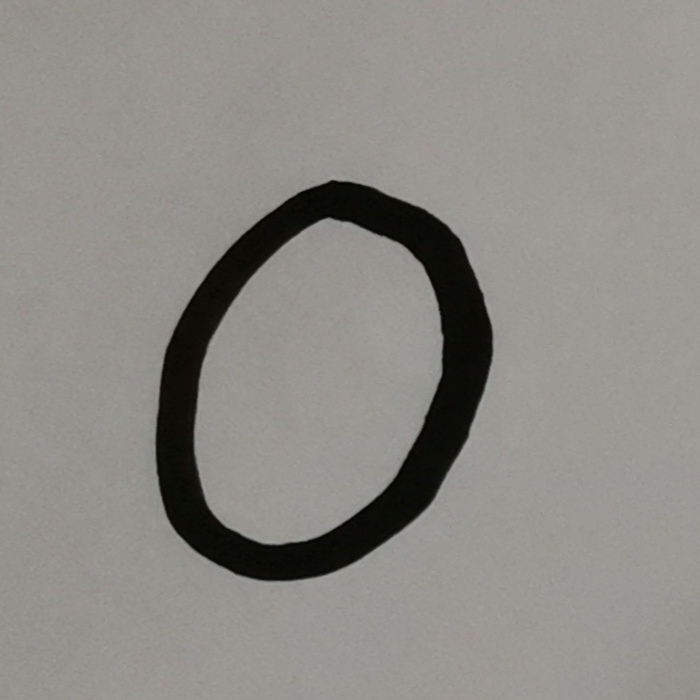
#> input picture svm-digital-recognition/code/my_img/0.jpg, 700 x 700 px
$ python -i mydata.py   (imports and definitions only)   (older library calls are emulated)
#> lines starting #> are read from the running program, lines starting #| are printed output that depends on the picture; after the words box and inside, x2 and y2 are one past the last pixel; in counts of white or black regions, pixels touching at a corner belong together
# -*- coding: utf-8 -*-
import numpy as np
import matplotlib.pyplot as plt
import cv2
from PIL import Image
from skimage import morphology

'''获取边界'''
def getbound(img):
    img_binary=img.convert('1')
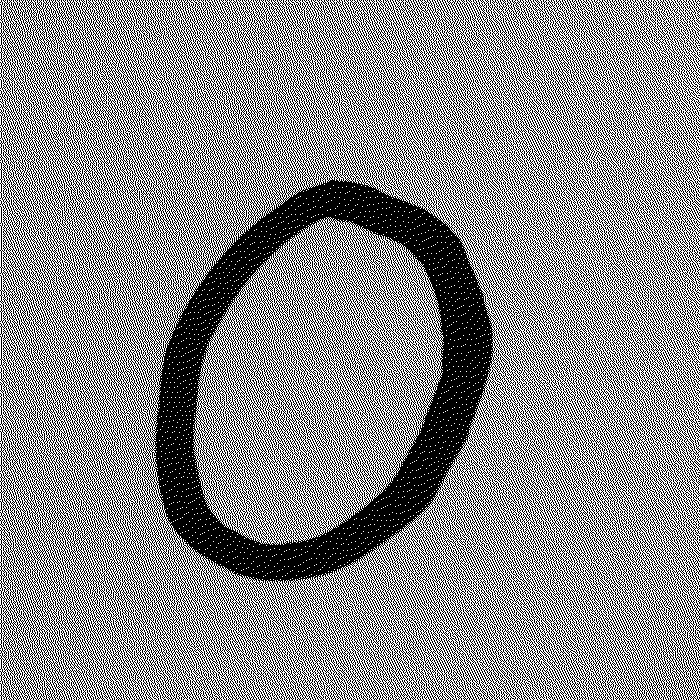
#> img_binary: PIL image 700x700 1; 54.4% white; black in thin lines or dots
    img_array = np.array(img_binary)
    shape = img_array.shape
#> shape = (700, 700)
    sumx = shape[0] - np.sum(img_array, axis=0)/255
#> sumx = 700 values, max 699.3 at index 1, min 697.8 at index 0, mean 698.5
    sumy = shape[1] - np.sum(img_array, axis=1)/255
#> sumy = 700 values, max 698.8 at index 545, min 698.3 at index 1, mean 698.5
    l, r, h, b = 0, 0, 0, 0
    for i in np.arange(shape[1]):
        if sumx[i] >= 3:
            l = i
            break
    for i in range(shape[1]-1, -1, -1):
        if sumx[i] >= 3:
            r = i
            break
    for i in np.arange(shape[0]):
        if sumy[i] >= 3:
            h = i
            break
    for i in range(shape[0]-1, -1, -1):
        if sumy[i] >= 3:
            b = i
            break
    return l, r, h, b

'''数据预处理'''
def pretreat(filename):
    img = (Image.open(filename).convert('L'))
    l, r, h, b = getbound(img)
#> l = 0; r = 699; h = 0; b = 699
    shape = np.array(img).shape
#> shape = (700, 700)
    dx, dy = (r - l)//2, (b - h)//2
#> dx = 349; dy = 349

    # 获取中心点
    centerx, centery = l+dx, h+dy
#> centerx = 349; centery = 349

    # 改为正方形
    dx = max(dx, dy)
    dy = dx

    # 得到轮廓
    l, r, h, b = max(0, centery-dy*1.2), min(shape[0], centery+dy*1.2), max(0, centerx-dx*1.2), min(shape[1], centerx+dx*1.2)
#> r = 700; b = 700

    # 切片
    img_array = np.array(img)
    the_img = img_array[l:r, h:b]

    # 先膨胀后腐蚀，消除手写字内部可能出现的小泡
    the_img=morphology.closing(the_img, selem=None, out=None)

    # 转灰度
    the_img=Image.fromarray(cv2.cvtColor(the_img, cv2.COLOR_BGR2RGB))
#> the_img: PIL image 700x700 RGB
    img_gray=cv2.cvtColor(np.array(the_img),cv2.COLOR_RGB2GRAY)

    # 高斯滤波
    img_gauss = cv2.GaussianBlur(img_gray,(5,5),0)

    # 二值化，反色
    ret,img_binary=cv2.threshold(img_gauss, 0, 1, cv2.THRESH_BINARY_INV+cv2.THRESH_OTSU)
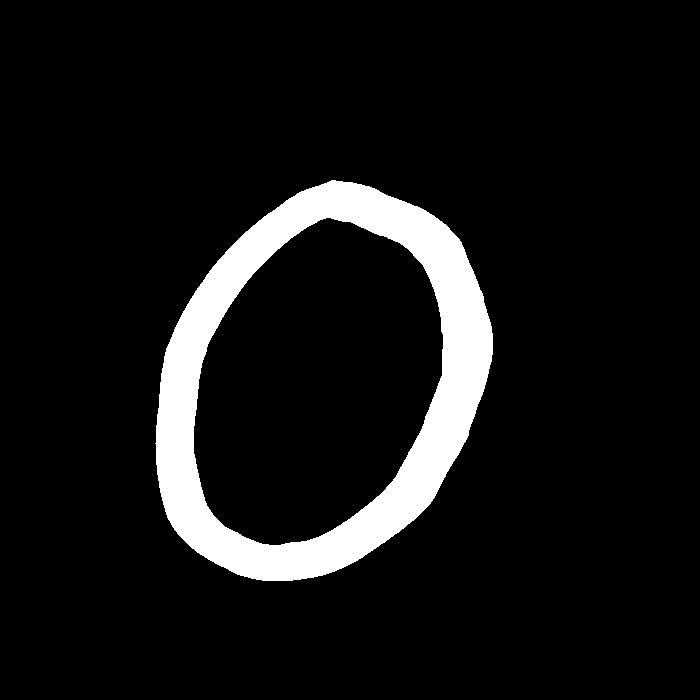
#> img_binary: shape (700, 700); values 0 (black) and 1 (white), 8.4% white; 1 white region, box (x1, y1, x2, y2) and area: (155, 180, 493, 581) 41274
#> ret = 83

    # 骨架提取
    img_binary=morphology.skeletonize(img_binary)
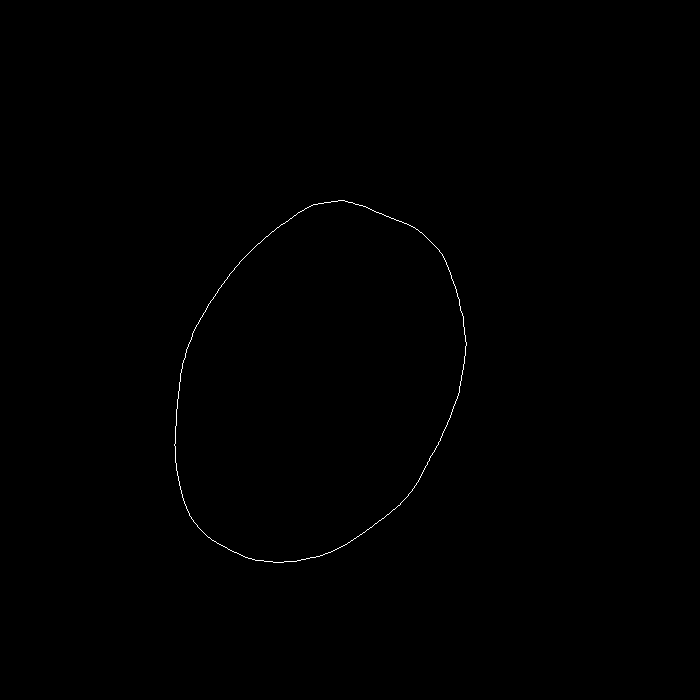
#> img_binary: shape (700, 700) bool; 0.19% white in thin lines or dots, all inside (x1, y1, x2, y2) = (174, 200, 467, 563)

    # 膨胀
    img_binary=morphology.binary_dilation(img_binary, morphology.disk(29))
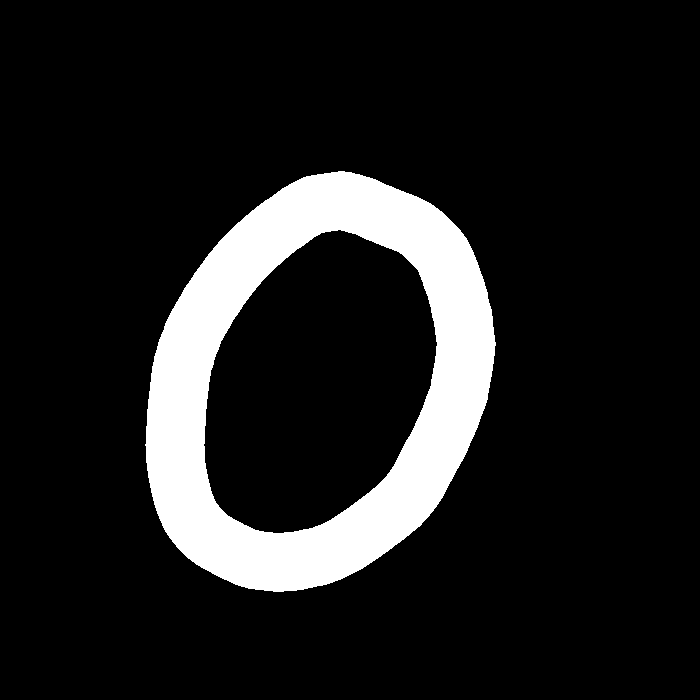
#> img_binary: shape (700, 700) bool; 12.2% white; 1 white region, box (x1, y1, x2, y2) and area: (145, 171, 496, 592) 59906

    # 调整大小为(28, 28)
    img_binary=Image.fromarray(img_binary)
    img_binary=img_binary.resize((28,28),Image.ANTIALIAS)
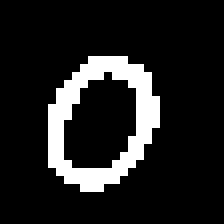
#> img_binary: PIL image 28x28 1 (shown 8 times larger); 12.6% white in thin lines or dots, all inside (x1, y1, x2, y2) = (6, 7, 20, 24)

    # 为1的点转为255
    img_array=np.array(img_binary).astype(np.uint8)
    img_array[img_array==1]=255

    # 数据格式规范
    img_array.reshape((-1,28,28,1))
    img_array=img_array[:,:,np.newaxis]

    return img_array

'''获取数据'''
def getmydata():
    # 获取数据
    my_x_test, my_y_test=[], []
    for i in range(10):
        my_x_test.append(pretreat('./my_img/'+str(i)+'.jpg'))
        my_y_test.append(i)
        plt.subplot(4, 3, 1 + i)
        plt.imshow(my_x_test[i], cmap=plt.get_cmap('gray'))
    plt.savefig('.\\ans_img\\after_pretreat.png', bbox_inches='tight', dpi=300)

    # 数据调整
    my_x_test=np.array(my_x_test)
    my_y_test=np.array(my_y_test)
    my_x_test = my_x_test.reshape(10, 784).astype('float32')
    my_x_test/=255

    return my_x_test, my_y_test

>>> result = pretreat('my_img/0.jpg')

$ run again, on svm-digital-recognition/code/my_img/1.jpg
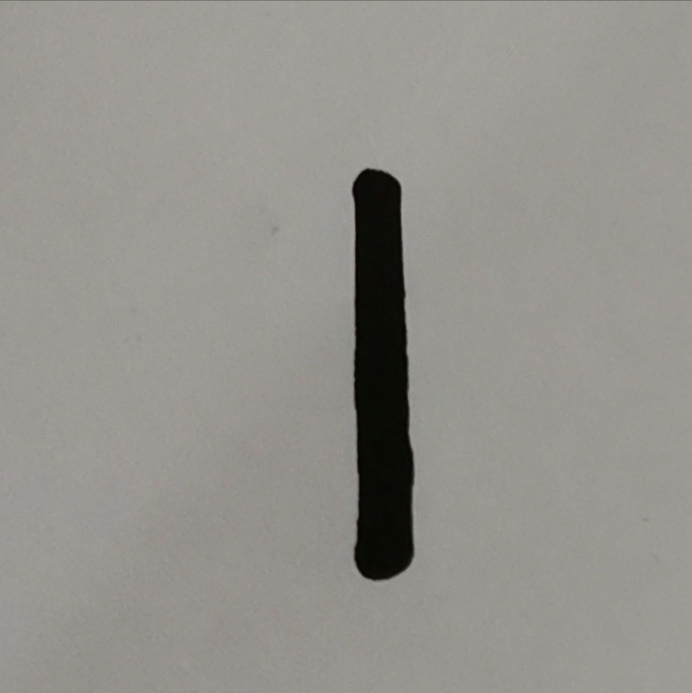
#> input picture svm-digital-recognition/code/my_img/1.jpg, 692 x 693 px
#> in getbound, `img_binary=img.convert('1')`:
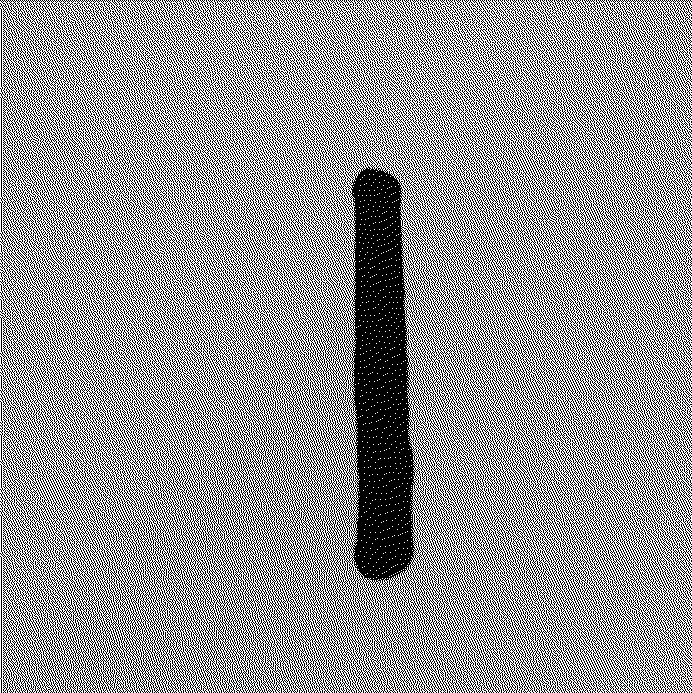
#> img_binary: PIL image 692x693 1; 57.3% white; black in thin lines or dots
#> sumx = 692 values, max 692.6 at index 1, min 690.5 at index 0, mean 691.4
#> sumy = 693 values, max 690.6 at index 0, min 690.1 at index 2, mean 690.4
#> in pretreat, `l, r, h, b = getbound(img)`: l = 0; r = 691; h = 0; b = 692
#> in pretreat, `dx, dy = (r - l)//2, (b - h)//2`: dx = 345; dy = 346
#> centerx = 345; centery = 346
#> in pretreat, `l, r, h, b = max(0, centery-dy*1.2), min(shape[0], centery+dy*1.2), ma..`: r = 693
#> ret = 83
#> in pretreat, `img_binary=img_binary.resize((28,28),Image.ANTIALIAS)`:
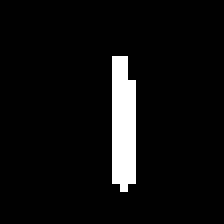
#> img_binary: PIL image 28x28 1 (shown 8 times larger); 5.9% white; 1 white region, box (x1, y1, x2, y2) and area: (14, 7, 17, 24) 46

$ run again, on svm-digital-recognition/code/my_img/2.jpg
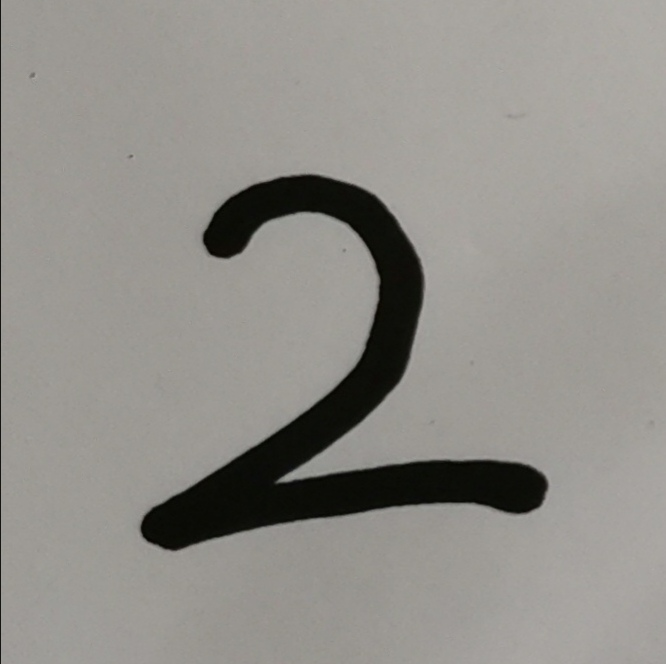
#> input picture svm-digital-recognition/code/my_img/2.jpg, 666 x 664 px
#> in getbound, `img_binary=img.convert('1')`:
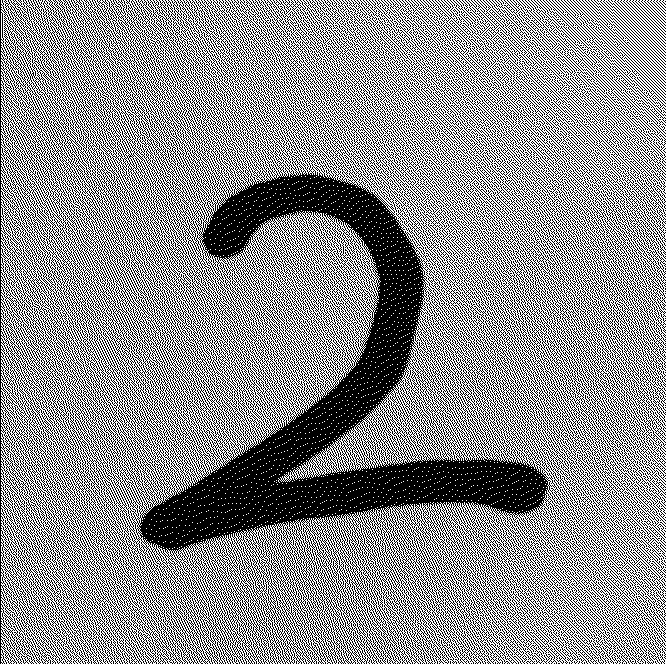
#> img_binary: PIL image 666x664 1; 56.2% white; black in thin lines or dots
#> sumx = 666 values, max 664 at index 0, min 662.1 at index 1, mean 662.5
#> sumy = 664 values, max 665.3 at index 501, min 664.3 at index 0, mean 664.5
#> in pretreat, `l, r, h, b = getbound(img)`: l = 0; r = 665; h = 0; b = 663
#> in pretreat, `dx, dy = (r - l)//2, (b - h)//2`: dx = 332; dy = 331
#> centerx = 332; centery = 331
#> in pretreat, `dy = dx`: dy = 332
#> in pretreat, `l, r, h, b = max(0, centery-dy*1.2), min(shape[0], centery+dy*1.2), ma..`: r = 664; b = 666
#> ret = 86
#> in pretreat, `img_binary=img_binary.resize((28,28),Image.ANTIALIAS)`:
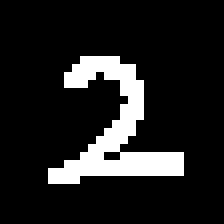
#> img_binary: PIL image 28x28 1 (shown 8 times larger); 12.8% white in thin lines or dots, all inside (x1, y1, x2, y2) = (6, 7, 23, 23)

$ run again, on svm-digital-recognition/code/my_img/3.jpg
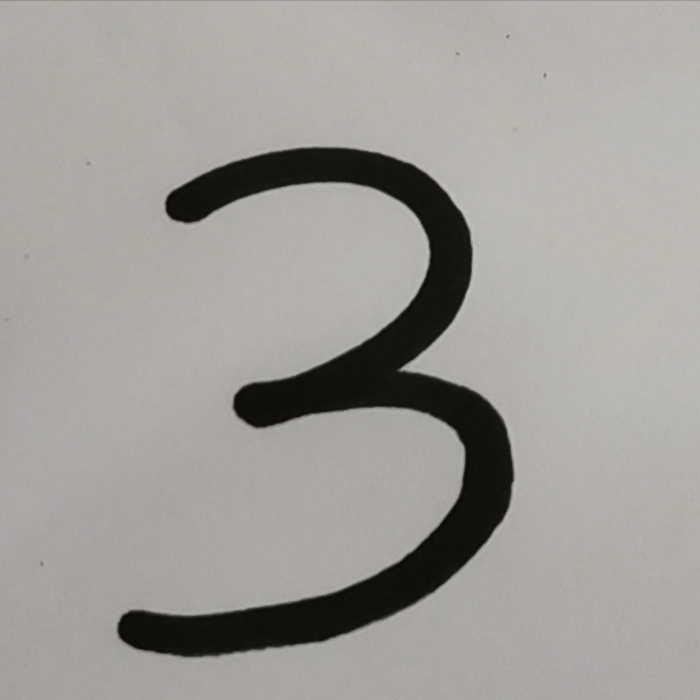
#> input picture svm-digital-recognition/code/my_img/3.jpg, 700 x 700 px
#> in getbound, `img_binary=img.convert('1')`:
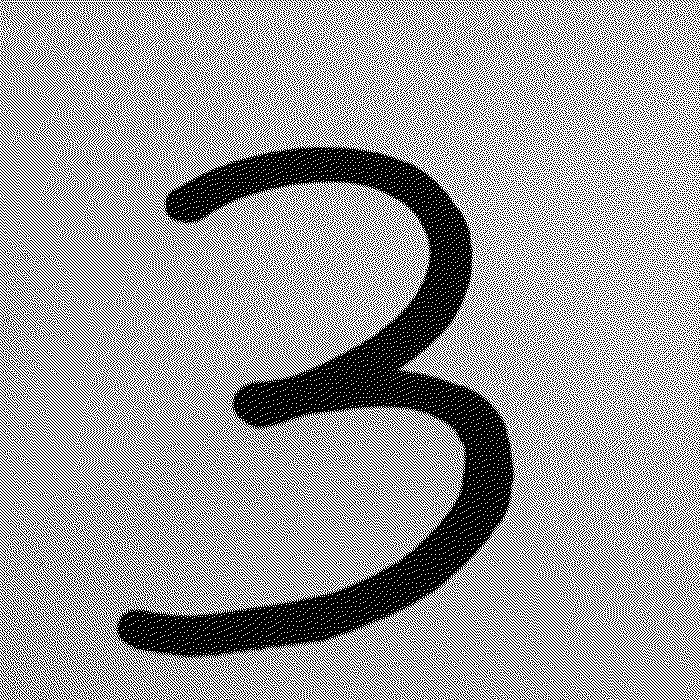
#> img_binary: PIL image 700x700 1; 61.8% white; black in thin lines or dots
#> sumx = 700 values, max 698.8 at index 432, min 698 at index 665, mean 698.3
#> sumy = 700 values, max 698.8 at index 617, min 697.7 at index 1, mean 698.3
#> in pretreat, `l, r, h, b = getbound(img)`: l = 0; r = 699; h = 0; b = 699
#> dx = 349
#> in pretreat, `l, r, h, b = max(0, centery-dy*1.2), min(shape[0], centery+dy*1.2), ma..`: r = 700
#> ret = 98
#> in pretreat, `img_binary=img_binary.resize((28,28),Image.ANTIALIAS)`:
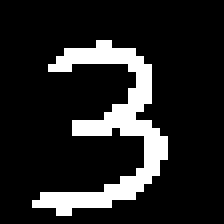
#> img_binary: PIL image 28x28 1 (shown 8 times larger); 14.4% white in thin lines or dots, all inside (x1, y1, x2, y2) = (4, 5, 21, 27)
